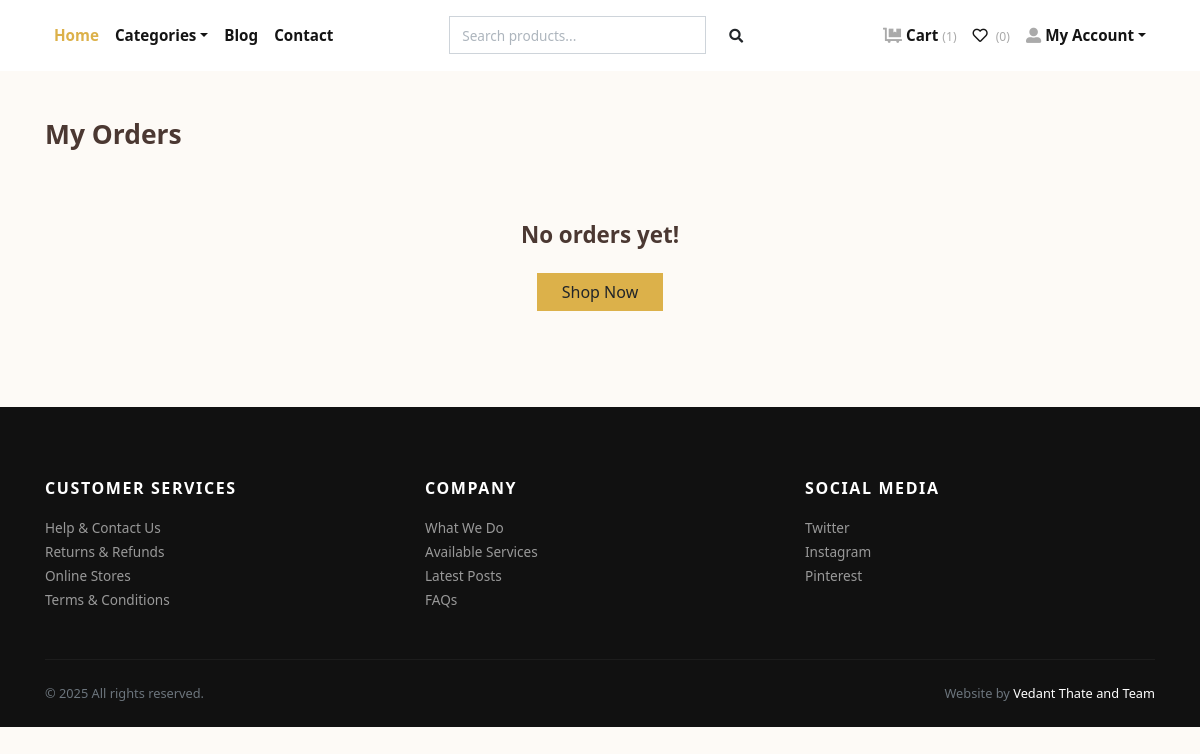
Before: /orders/ (signed in) with the older database file.
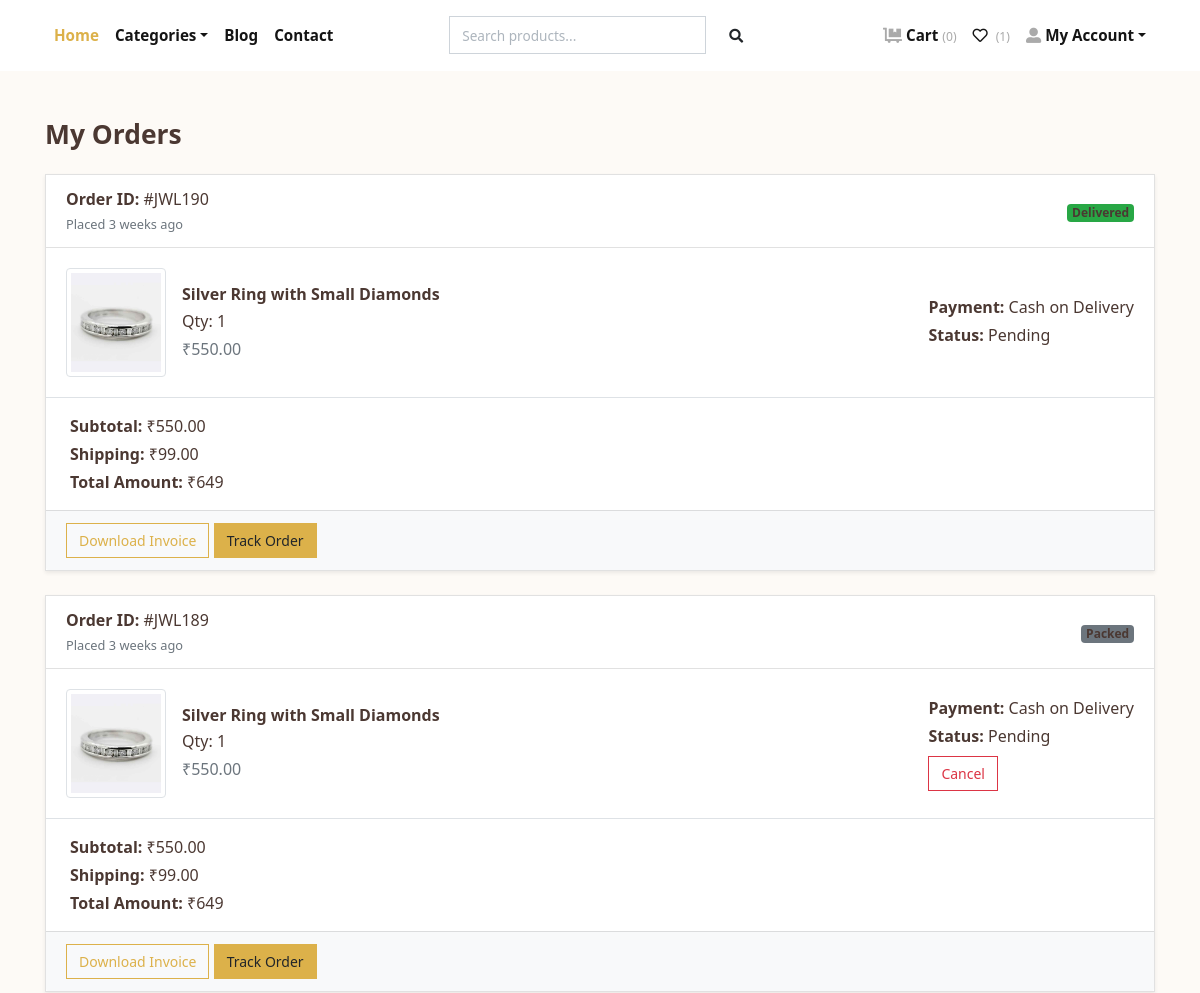
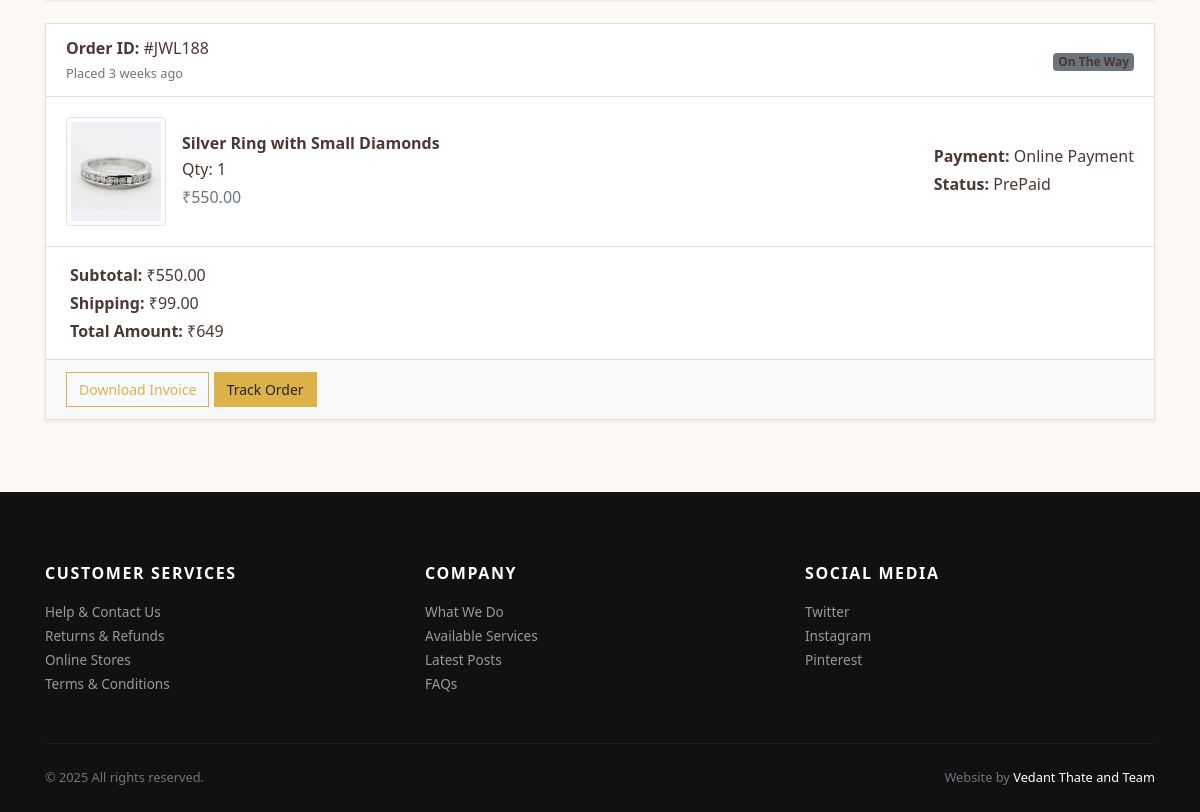
After: the same page with the newer database file (2 pictures, top to bottom).
### store/models.py (models this page shows, shortened)
class Order(models.Model):
    PAYMENT_METHODS = [
        ('COD', 'Cash on Delivery'),
        ('Online', 'Online Payment'),
    ]
    user = models.ForeignKey(User, verbose_name="User", on_delete=models.CASCADE)
    address = models.ForeignKey(Address, verbose_name="Shipping Address", on_delete=models.CASCADE)
    product = models.ForeignKey(Product, verbose_name="Product", on_delete=models.CASCADE, blank=True, null=True)
    quantity = models.PositiveIntegerField(verbose_name="Quantity", blank=True, null=True)
    amount = models.DecimalField(max_digits=10, decimal_places=2, verbose_name="Total Amount",default=0)
    shipping_charge = models.DecimalField(max_digits=10, decimal_places=2, default=99.00)
    ordered_date = models.DateTimeField(auto_now_add=True, verbose_name="Ordered Date")
    razorpay_order_id = models.CharField(max_length=100,null=True,blank=True)
    razorpay_payment_id = models.CharField(max_length=100,null=True,blank=True)
    razorepay_payment_signature = models.CharField(max_length=100,null=True,blank=True)
    payment_method = models.CharField(max_length=10, choices=PAYMENT_METHODS, default='COD')  # New field
    payment_status = models.CharField(max_length=20, default='Pending')  # Optional field
    tracking_uid = models.CharField(max_length=100, unique=True, blank=True, null=True)
    estimated_delivery = models.DateTimeField(null=True, blank=True)
    updated_at = models.DateTimeField(auto_now=True)
    status = models.CharField(
        choices=STATUS_CHOICES,
        max_length=50,
        default="Pending"
        )
    @property
    def subtotal(self):
        return sum(item.price * item.quantity for item in self.items.all())

class OrderItem(models.Model):
    order = models.ForeignKey(Order, related_name="items", on_delete=models.CASCADE)
    product = models.ForeignKey(Product, on_delete=models.CASCADE)
    quantity = models.PositiveIntegerField()
    price = models.DecimalField(max_digits=10, decimal_places=2)

class Product(models.Model):
    title = models.CharField(max_length=150, verbose_name="Product Title")
    slug = models.SlugField(max_length=160, verbose_name="Product Slug")
    sku = models.CharField(max_length=255, unique=True, verbose_name="Unique Product ID (SKU)")
    short_description = models.TextField(verbose_name="Short Description")
    detail_description = models.TextField(blank=True, null=True, verbose_name="Detail Description")
    product_image = models.ImageField(upload_to='product', blank=True, null=True, verbose_name="Product Image")
    price = models.DecimalField(max_digits=8, decimal_places=2)
    category = models.ForeignKey(Category, verbose_name="Product Categoy", on_delete=models.CASCADE)
    is_active = models.BooleanField(verbose_name="Is Active?")
    is_featured = models.BooleanField(verbose_name="Is Featured?")
    created_at = models.DateTimeField(auto_now_add=True, verbose_name="Created Date")
    updated_at = models.DateTimeField(auto_now=True, verbose_name="Updated Date")
    class Meta:
        verbose_name_plural = 'Products'
        ordering = ('-created_at', )

### store/views.py (the view)
# urls.py: path('orders/', views.orders, name="orders"),
@login_required
def orders(request):
    all_orders = Order.objects.filter(user=request.user).order_by('-ordered_date')
    return render(request, 'store/orders.html', {'orders': all_orders})

### templates/store/orders.html (shortened to what this page needs)
{% extends 'base.html' %}
{% load static %}
{% load humanize %}
{% block content %}
<div class="container py-5">
  <h3 class="mb-4">My Orders</h3>
  {% if orders %}
    {% for order in orders %}
    <div class="card shadow-sm mb-4">
      <div class="card-header bg-white d-flex justify-content-between align-items-center">
        <div>
          <strong>Order ID:</strong> #JWL{{ order.id }}<br>
          <small class="text-muted">Placed {{ order.ordered_date|naturaltime }}</small>
        </div>
        <div>
          <span class="badge
            {% if order.status == 'Delivered' %} bg-success
            {% elif order.status == 'Pending' %} bg-warning text-dark
            {% elif order.status == 'Cancelled' %} bg-danger
            {% else %} bg-secondary {% endif %}">
            {{ order.status }}
          </span>
        </div>
      </div>
      {% for item in order.items.all %}
      <div class="card-body d-flex align-items-center border-bottom">
        <a class="reset-anchor d-block" href="{% url 'store:product-detail' item.product.slug %}">
          <img src="{{ item.product.product_image.url }}" alt="{{ item.product.title }}" class="img-thumbnail me-3" width="100">
        </a>
        <div class="flex-grow-1">
          <a class="reset-anchor d-block" href="{% url 'store:product-detail' item.product.slug %}">
            <h6 class="mb-1 ml-3">{{ item.product.title }}</h6>
          </a>
          <p class="mb-1 ml-3">Qty: {{ item.quantity }}</p>
          <p class="mb-0 text-muted ml-3">₹{{ item.price|intcomma }}</p>
        </div>
        {% if forloop.first %}
        <div class="text-end ms-auto">
          <p class="mb-1"><strong>Payment:</strong> {{ order.get_payment_method_display }}</p>
          <p class="mb-1"><strong>Status:</strong> {{ order.payment_status }}</p>
          {% if order.status not in "Cancelled,Delivered,On The Way" %}
          <form method="post" action="{% url 'store:cancel_order' order.id %}" class="mt-2">
            <button class="btn btn-sm btn-outline-danger">Cancel</button>
          </form>
          {% endif %}
        </div>
        {% endif %}
      </div>
      {% endfor %}
      <div class="px-4 py-3">
        <p class="mb-1"><strong>Subtotal:</strong> ₹{{ order.subtotal|intcomma }}</p>
        <p class="mb-1"><strong>Shipping:</strong> ₹{{ order.shipping_charge }}</p>
        <p class="mb-0"><strong>Total Amount:</strong> ₹{{ order.subtotal|add:order.shipping_charge|intcomma }}</p>
      </div>
      <div class="card-footer text-end bg-light">
        <a href="#" class="btn btn-sm btn-outline-primary">Download Invoice</a>
        {% if order.status != 'Cancelled' and order.status != 'Pending' %}
        <a href="{% url 'store:track_order_direct' order.tracking_uid %}" class="btn btn-sm btn-primary">Track Order</a>
        {% endif %}
      </div>
    </div>
    {% endfor %}
  {% else %}
    <div class="text-center py-5">
      <h4>No orders yet!</h4>
      <a href="{% url 'store:home' %}" class="btn btn-primary mt-3">Shop Now</a>
    </div>
  {% endif %}
</div>
{% endblock content %}

### templates/base.html (shortened to what this page needs)
{% load static %}
<!DOCTYPE html>
<html>
  <head>
    <link rel="stylesheet" href="{% static 'vendor/bootstrap/css/bootstrap.min.css' %}">
    <link rel="stylesheet" href="{% static 'vendor/lightbox2/css/lightbox.min.css' %}">
    <link rel="stylesheet" href="{% static 'vendor/nouislider/nouislider.min.css' %}">
    <link rel="stylesheet" href="{% static 'vendor/bootstrap-select/css/bootstrap-select.min.css' %}">
    <link rel="stylesheet" href="{% static 'vendor/owl.carousel2/assets/owl.carousel.min.css' %}">
    <link rel="stylesheet" href="{% static 'vendor/owl.carousel2/assets/owl.theme.default.css' %}">
    <link rel="stylesheet" href="{% static 'css/style.default.css' %}" id="theme-stylesheet">
    <link rel="stylesheet" href="{% static 'css/styles.css' %}">
    <link rel="stylesheet" href="{% static 'css/styleorder.css' %}">
    <link rel="stylesheet" href="{% static 'css/stylecontact.css' %}">
    <link rel="stylesheet" href="{% static 'css/styleblog.css' %}">
    <link rel="stylesheet" href="{% static 'css/styleblog_detail.css' %}">
    <link rel="stylesheet" href="https://cdn.jsdelivr.net/npm/bootstrap-icons@1.10.5/font/bootstrap-icons.css">
    <link rel="stylesheet" href="https://unpkg.com/leaflet/dist/leaflet.css" />
    <link rel="stylesheet" href="https://unpkg.com/leaflet-routing-machine@latest/dist/leaflet-routing-machine.css" />
  </head>
  <body>
    <div class="page-holder">
      {% include 'navbar.html' %}
      {% block content %}
      {% endblock content %}
      {% include 'footer.html' %}
      {% include 'scripts.html' %}

### templates/navbar.html (shortened to what this page needs)
{% load static %}
<header class="header bg-white">
  <div class="container px-0 px-lg-3">
    <nav class="navbar navbar-expand-lg navbar-light py-3 px-lg-0">
      <div class="collapse navbar-collapse" id="navbarSupportedContent">
        <ul class="navbar-nav mr-auto">
          <li class="nav-item">
            <a class="nav-link active" href="{% url 'store:home' %}">Home</a>
          </li>
          <li class="nav-item dropdown">
            <a class="nav-link dropdown-toggle" id="pagesDropdown" href="#" data-toggle="dropdown" aria-haspopup="true"
              aria-expanded="false">Categories</a>
          </li>
          <li class="nav-item">
            <a class="nav-link" href="{% url 'store:blog_list' %}">Blog</a>
          </li>
          <li class="nav-item">
            <a class="nav-link" href="{% url 'store:contact' %}">Contact</a>
          </li>
        </ul>
        <div class="d-flex align-items-center">
          <form method="GET" action="{% url 'store:search' %}" class="form-inline d-none d-lg-block">
            <div class="input-group">
              <input type="text" name="q" class="form-control" placeholder="Search products..." aria-label="Search" required>
              <div class="input-group-append">
                <button class="btn" type="submit" style="border: none; background-color: transparent;">
                  <i class="fas fa-search fa-sm"></i>
                </button>
              </div>
            </div>
          </form>
        </div>
        <ul class="navbar-nav ml-auto">
          {% if request.user.is_authenticated %}
          <li class="nav-item">
            <a class="nav-link" href="{% url 'store:cart' %}">
              <i class="fas fa-dolly-flatbed mr-1 text-gray"></i>Cart
              <small class="text-gray">({{ cart_items.count }})</small>
            </a>
          </li>
          <li class="nav-item">
            <a class="nav-link" href="{% url 'store:wishlist' %}">
              <i class="far fa-heart mr-1"></i>
              <small class="text-gray">({{ user.wishlist_set.count }})</small>
            </a>
          </li>
          <li class="nav-item dropdown">
            <a class="nav-link dropdown-toggle" id="userDropdown" href="#" data-toggle="dropdown" aria-haspopup="true"
              aria-expanded="false"><i class="fas fa-user-alt mr-1 text-gray"></i>My Account</a>
          </li>
          {% else %}
          <li class="nav-item"><a class="nav-link" href="{% url 'store:login' %}">Login</a></li>
          <li class="nav-item"><a class="nav-link" href="{% url 'store:register' %}">Create Account</a></li>
          {% endif %}
        </ul>
      </div>
    </nav>
  </div>
</header>

### templates/footer.html
<footer class="bg-dark text-white">
        <div class="container py-4">
          <div class="row py-5">
            <div class="col-md-4 mb-3 mb-md-0">
              <h6 class="text-uppercase mb-3">Customer services</h6>
              <ul class="list-unstyled mb-0">
                <li><a class="footer-link" href="{% url 'store:contact' %}">Help &amp; Contact Us</a></li>
                <li><a class="footer-link" href="{% url 'store:return_refund' %}">Returns &amp; Refunds</a></li>
                <li><a class="footer-link" href="{% url 'store:online_store' %}">Online Stores</a></li>
                <li><a class="footer-link" href="{% url 'store:terms_conditons' %}">Terms &amp; Conditions</a></li>
              </ul>
            </div>
            <div class="col-md-4 mb-3 mb-md-0">
              <h6 class="text-uppercase mb-3">Company</h6>
              <ul class="list-unstyled mb-0">
                <li><a class="footer-link" href="{% url 'store:what_we_do' %}">What We Do</a></li>
                <li><a class="footer-link" href="{% url 'store:services' %}">Available Services</a></li>
                <li><a class="footer-link" href="{% url 'store:blog_list' %}">Latest Posts</a></li>
                <li><a class="footer-link" href="{% url 'store:faqs' %}">FAQs</a></li>
              </ul>
            </div>
            <div class="col-md-4">
              <h6 class="text-uppercase mb-3">Social media</h6>
              <ul class="list-unstyled mb-0">
                <li><a class="footer-link" href="#">Twitter</a></li>
                <li><a class="footer-link" href="#">Instagram</a></li>
                <li><a class="footer-link" href="#">Pinterest</a></li>
              </ul>
            </div>
          </div>
          <div class="border-top pt-4" style="border-color: #1d1d1d !important">
            <div class="row">
              <div class="col-lg-6">
                <p class="small text-muted mb-0">&copy; 2025 All rights reserved.</p>
              </div>
              <div class="col-lg-6 text-lg-right">
                <p class="small text-muted mb-0">Website by <a class="text-white reset-anchor" href="https://vedant00.pythonanywhere.com/" target="_blank">Vedant Thate and Team</a></p>
              </div>
            </div>
          </div>
        </div>
      </footer>

### templates/scripts.html (shortened to what this page needs)
{% load static %}
      <link rel="stylesheet" href="https://use.fontawesome.com/releases/v5.7.1/css/all.css">
    </div>
  </body>
</html>

Changed rows visible on the page:
added Order: id "190", ordered_date "3 weeks ago", status "Delivered", payment_method "Cash on Delivery", payment_status "Pending", subtotal "550.00", shipping_charge "99.00", subtotal|add "649", shows "Track Order"
added OrderItem: product.product_image (picture), product "Silver Ring with Small Diamonds", quantity "1", price "550.00", shown under "190"
added Order: id "189", ordered_date "3 weeks ago", status "Packed", payment_method "Cash on Delivery", payment_status "Pending", subtotal "550.00", shipping_charge "99.00", subtotal|add "649", shows "Track Order"
added OrderItem: product.product_image (picture), product "Silver Ring with Small Diamonds", quantity "1", price "550.00", shows "Cancel", shown under "189"
added Order: id "188", ordered_date "3 weeks ago", status "On The Way", payment_method "Online Payment", payment_status "PrePaid", subtotal "550.00", shipping_charge "99.00", subtotal|add "649", shows "Track Order"
added OrderItem: product.product_image (picture), product "Silver Ring with Small Diamonds", quantity "1", price "550.00", shown under "188"
Other visible differences:
{{ cart_items.count }}: "1" → "0"
{{ user.wishlist_set.count }}: "0" → "1"
text no longer shown: "No orders yet! Shop Now"
